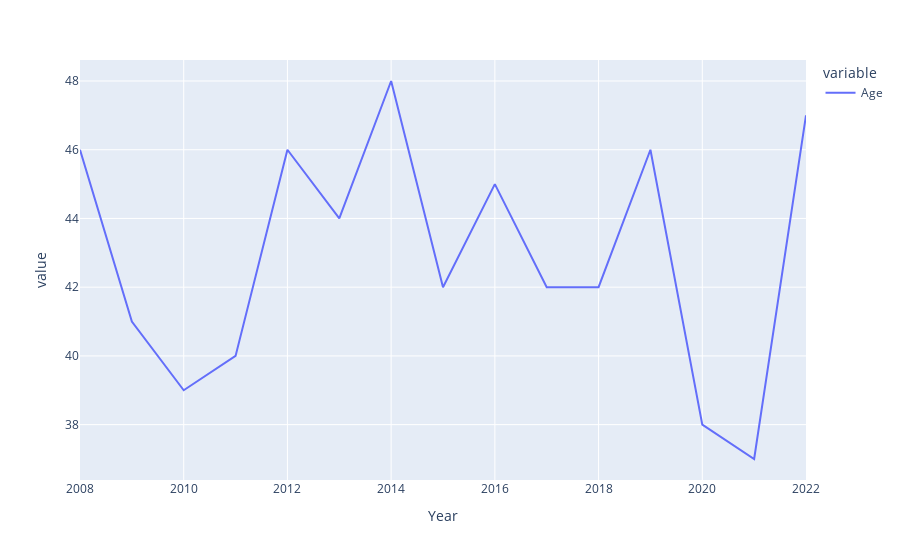

Write notebook code for a chart like this one.
### Code cell
average_age_by_year_plot = px.line(average_age_by_year)
average_age_by_year_plot.show()

### Figure 1 — Plotly figure (JSON) as saved in the notebook; plotly's stock layout.template omitted (floating-point values rounded to 4 significant figures)
{"data": [{"hovertemplate": "variable=Age<br>Year=%{x}<br>value=%{y}<extra></extra>", "legendgroup": "Age", "line": {"color": "#636efa", "dash": "solid"}, "marker": {"symbol": "circle"}, "mode": "lines", "name": "Age", "orientation": "v", "showlegend": true, "type": "scatter", "x": [2008, 2009, 2010, 2011, 2012, 2013, 2014, 2015, 2016, 2017, 2018, 2019, 2020, 2021, 2022], "xaxis": "x", "y": [46, 41, 39, 40, 46, 44, 48, 42, 45, 42, 42, 46, 38, 37, 47], "yaxis": "y"}], "layout": {"autosize": true, "legend": {"title": {"text": "variable"}, "tracegroupgap": 0}, "margin": {"t": 60}, "xaxis": {"anchor": "y", "autorange": true, "domain": [0, 1], "range": [2008, 2022], "title": {"text": "Year"}, "type": "linear"}, "yaxis": {"anchor": "x", "autorange": true, "domain": [0, 1], "range": [36.39, 48.61], "title": {"text": "value"}, "type": "linear"}}}
